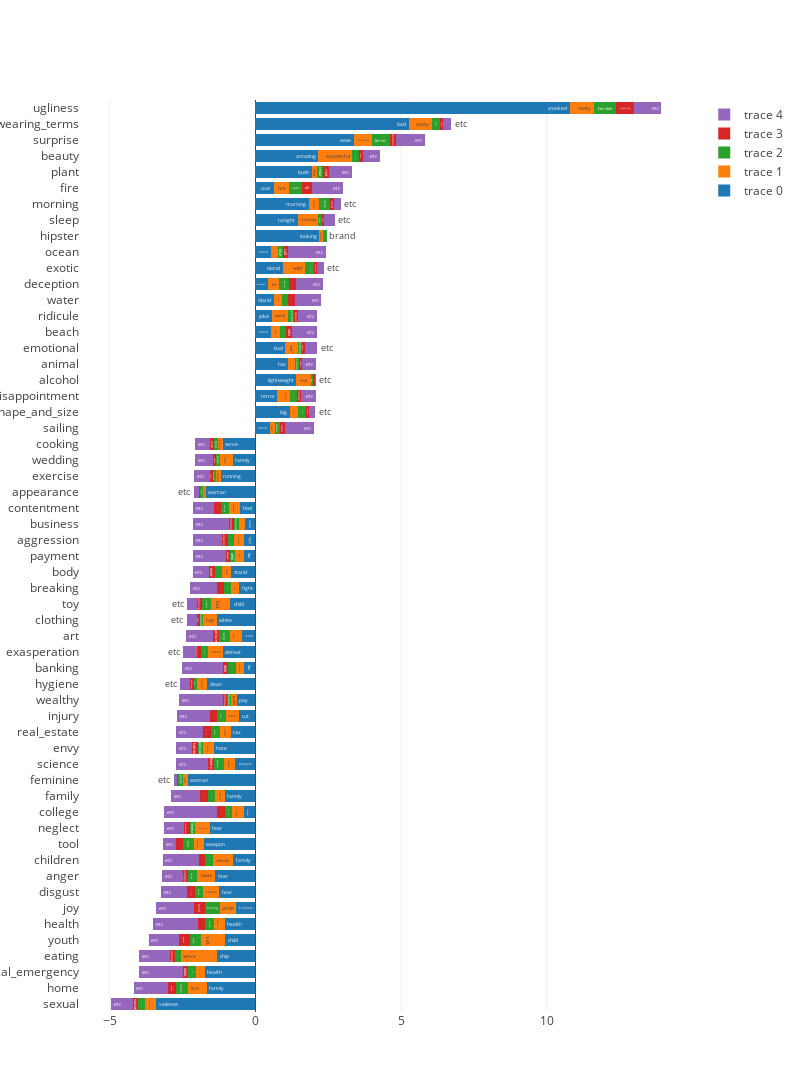

The code cell stored with this chart in its notebook:
### Code cell
concepts_names = [d[0] for d in trump_odds_ratio]
topk = 5
data = []
for i in range(topk):
    trace = Bar( x=[d[3][i][1]*d[1]/sum(c[1] for c in d[3]) for d in trump_odds_ratio],
               y=[d[0] for d in trump_odds_ratio],
               text=[d[3][i][0] for d in trump_odds_ratio],
               orientation='h')
    data.append(trace)
layout = Layout( autosize=False,
                height=1200,
                barmode='stack',
               width=800)
fig = Figure(data=data, layout=layout)
iplot(fig)

### Figure 1 — Plotly figure (JSON) as saved in the notebook; plotly's stock layout.template omitted (floating-point values rounded to 4 significant figures)
{"data": [{"orientation": "h", "text": ["violence", "family", "health", "chip", "child", "health", "kindness", "fear", "fear", "family", "weapon", "fear", "student", "family", "woman", "progress", "hate", "tax", "cut", "pay", "clean", "tax", "defeat", "learn", "white", "child", "fight", "stand", "tax", "fight", "need", "feel", "woman", "running", "family", "serve", "island", "big", "terror", "lightweight", "fox", "bad", "island", "joke", "island", "dishonest", "island", "island", "looking", "tonight", "morning", "coal", "bush", "amazing", "wow", "bad", "crooked"], "type": "bar", "x": [-3.399, -1.672, -1.738, -1.311, -1.063, -1.061, -0.6532, -1.242, -1.388, -0.7646, -1.768, -1.573, -0.3998, -1.043, -2.32, -0.7005, -1.432, -0.8462, -0.5559, -0.6378, -1.65, -0.3858, -1.115, -0.472, -1.321, -0.8642, -0.5598, -0.8302, -0.4062, -0.3788, -0.3595, -0.5332, -1.693, -1.188, -0.7715, -1.132, 0.5027, 1.177, 0.7491, 1.384, 1.132, 1.02, 0.5306, 0.5621, 0.6368, 0.4417, 0.955, 0.5307, 2.189, 1.45, 1.826, 0.6192, 1.924, 2.157, 3.393, 5.263, 10.79], "y": ["sexual", "home", "medical_emergency", "eating", "youth", "health", "joy", "disgust", "anger", "children", "tool", "neglect", "college", "family", "feminine", "science", "envy", "real_estate", "injury", "wealthy", "hygiene", "banking", "exasperation", "art", "clothing", "toy", "breaking", "body", "payment", "aggression", "business", "contentment", "appearance", "exercise", "wedding", "cooking", "sailing", "shape_and_size", "disappointment", "alcohol", "animal", "emotional", "beach", "ridicule", "water", "deception", "exotic", "ocean", "hipster", "sleep", "morning", "fire", "plant", "beauty", "surprise", "swearing_terms", "ugliness"]}, {"orientation": "h", "text": ["passion", "live", "emergency", "serve", "kid", "disability", "pride", "hateful", "hateful", "woman", "computer", "injustice", "college", "child", "girl", "class", "hateful", "debt", "break", "profit", "daily", "economy", "hatred", "create", "top", "kid", "cut", "face", "pay", "violence", "work", "kindness", "pretty", "practice", "plan", "serving", "salt", "little", "response", "shot", "dog", "sad", "resort", "dumb", "bay", "lie", "wild", "bay", "indie", "morning", "hour", "fire", "field", "wonderful", "unbelievable", "nasty", "nasty"], "type": "bar", "x": [-0.3777, -0.6347, -0.3023, -1.259, -0.8139, -0.3689, -0.5807, -0.5464, -0.6106, -0.7019, -0.3537, -0.5032, -0.3905, -0.3422, -0.1685, -0.3959, -0.3581, -0.3771, -0.4632, -0.1893, -0.3537, -0.2851, -0.5145, -0.413, -0.4719, -0.6616, -0.2896, -0.3292, -0.2826, -0.3527, -0.2078, -0.3692, -0.1135, -0.1747, -0.4352, -0.1415, 0.1676, 0.2856, 0.437, 0.5076, 0.2123, 0.4342, 0.2948, 0.5621, 0.283, 0.3637, 0.7428, 0.2359, 0.1327, 0.7055, 0.3652, 0.5307, 0.1991, 1.15, 0.6077, 0.7838, 0.83], "y": ["sexual", "home", "medical_emergency", "eating", "youth", "health", "joy", "disgust", "anger", "children", "tool", "neglect", "college", "family", "feminine", "science", "envy", "real_estate", "injury", "wealthy", "hygiene", "banking", "exasperation", "art", "clothing", "toy", "breaking", "body", "payment", "aggression", "business", "contentment", "appearance", "exercise", "wedding", "cooking", "sailing", "shape_and_size", "disappointment", "alcohol", "animal", "emotional", "beach", "ridicule", "water", "deception", "exotic", "ocean", "hipster", "sleep", "morning", "fire", "plant", "beauty", "surprise", "swearing_terms", "ugliness"]}, {"orientation": "h", "text": ["relationship", "home", "birth", "healthy", "young", "mental", "feeling", "hatred", "hatred", "child", "tool", "illness", "community", "home", "pretty", "program", "passion", "house", "hurt", "affordable", "dry", "pay", "tantrum", "color", "uniform", "imagine", "break", "hand", "debt", "attack", "business", "feeling", "built", "training", "party", "food", "sailor", "massive", "shame", "bar", "vicious", "desperate", "bay", "hypocrite", "salt", "believe", "magnificent", "blue", "brand", "hotel", "early", "light", "cedar", "beautiful", "terror", "hell", "horrible"], "type": "bar", "x": [-0.2518, -0.4117, -0.2645, -0.2098, -0.382, -0.2998, -0.5081, -0.2981, -0.3331, -0.2509, -0.3537, -0.1887, -0.2697, -0.2566, -0.1555, -0.335, -0.1953, -0.3127, -0.315, -0.1595, -0.1179, -0.2684, -0.2572, -0.3835, -0.1258, -0.3106, -0.2413, -0.2433, -0.181, -0.2155, -0.1821, -0.2871, -0.104, -0.1048, -0.1385, -0.1415, 0.1676, 0.2683, 0.2497, 0.0923, 0.1416, 0.1303, 0.2358, 0.1874, 0.2123, 0.3551, 0.3183, 0.1769, 0.1327, 0.1155, 0.3652, 0.4423, 0.1991, 0.2588, 0.6077, 0.2799, 0.7708], "y": ["sexual", "home", "medical_emergency", "eating", "youth", "health", "joy", "disgust", "anger", "children", "tool", "neglect", "college", "family", "feminine", "science", "envy", "real_estate", "injury", "wealthy", "hygiene", "banking", "exasperation", "art", "clothing", "toy", "breaking", "body", "payment", "aggression", "business", "contentment", "appearance", "exercise", "wedding", "cooking", "sailing", "shape_and_size", "disappointment", "alcohol", "animal", "emotional", "beach", "ridicule", "water", "deception", "exotic", "ocean", "hipster", "sleep", "morning", "fire", "plant", "beauty", "surprise", "swearing_terms", "ugliness"]}, {"orientation": "h", "text": ["sexual", "house", "labor", "serving", "parent", "abortion", "relief", "deplorable", "outright", "care", "machine", "resentment", "office", "best", "beautiful", "theory", "hatred", "community", "fall", "millionaire", "bathroom", "debt", "uncertainty", "picture", "shoe", "playing", "barrier", "head", "wage", "dangerous", "economy", "passion", "decent", "hike", "agree", "bowl", "lake", "small", "clearly", "stupor", "buffalo", "angry", "lake", "stupid", "beach", "false", "northern", "salt", "etc", "rest", "tired", "oil", "root", "view", "reaction", "mad", "disgusting"], "type": "bar", "x": [-0.1889, -0.2916, -0.1889, -0.1574, -0.3654, -0.2306, -0.3629, -0.2484, -0.1665, -0.2353, -0.2358, -0.1887, -0.2511, -0.2566, -0.03889, -0.1827, -0.1953, -0.2667, -0.2409, -0.1395, -0.1179, -0.1719, -0.1715, -0.177, -0.09438, -0.162, -0.222, -0.2004, -0.1457, -0.1894, -0.1588, -0.2461, -0.03783, -0.1048, -0.09891, -0.1415, 0.1676, 0.1038, 0.1249, 0.04615, 0.1062, 0.09769, 0.1769, 0.1561, 0.2123, 0.2338, 0.1061, 0.1769, 0, 0.0898, 0.1328, 0.3538, 0.1991, 0.115, 0.2026, 0.112, 0.5929], "y": ["sexual", "home", "medical_emergency", "eating", "youth", "health", "joy", "disgust", "anger", "children", "tool", "neglect", "college", "family", "feminine", "science", "envy", "real_estate", "injury", "wealthy", "hygiene", "banking", "exasperation", "art", "clothing", "toy", "breaking", "body", "payment", "aggression", "business", "contentment", "appearance", "exercise", "wedding", "cooking", "sailing", "shape_and_size", "disappointment", "alcohol", "animal", "emotional", "beach", "ridicule", "water", "deception", "exotic", "ocean", "hipster", "sleep", "morning", "fire", "plant", "beauty", "surprise", "swearing_terms", "ugliness"]}, {"orientation": "h", "text": ["etc", "etc", "etc", "etc", "etc", "etc", "etc", "etc", "etc", "etc", "etc", "etc", "etc", "etc", "etc", "etc", "etc", "etc", "etc", "etc", "etc", "etc", "etc", "etc", "etc", "etc", "etc", "etc", "etc", "etc", "etc", "etc", "etc", "etc", "etc", "etc", "etc", "etc", "etc", "etc", "etc", "etc", "etc", "etc", "etc", "etc", "etc", "etc", "n/a", "etc", "etc", "etc", "etc", "etc", "etc", "etc", "etc"], "type": "bar", "x": [-0.7554, -1.175, -1.512, -1.049, -1.046, -1.545, -1.306, -0.8942, -0.7217, -1.239, -0.4716, -0.692, -1.832, -1.016, -0.1296, -1.127, -0.5534, -0.9198, -1.13, -1.485, -0.3537, -1.417, -0.4287, -0.9439, -0.3461, -0.3376, -0.9363, -0.5583, -1.135, -0.9993, -1.226, -0.6973, -0.1702, -0.5242, -0.6449, -0.5188, 1.005, 0.225, 0.4994, 0.04615, 0.4954, 0.4342, 0.8844, 0.6558, 0.9198, 0.918, 0.2122, 1.297, 0, 0.372, 0.2324, 1.061, 0.7963, 0.604, 1.013, 0.2799, 0.9486], "y": ["sexual", "home", "medical_emergency", "eating", "youth", "health", "joy", "disgust", "anger", "children", "tool", "neglect", "college", "family", "feminine", "science", "envy", "real_estate", "injury", "wealthy", "hygiene", "banking", "exasperation", "art", "clothing", "toy", "breaking", "body", "payment", "aggression", "business", "contentment", "appearance", "exercise", "wedding", "cooking", "sailing", "shape_and_size", "disappointment", "alcohol", "animal", "emotional", "beach", "ridicule", "water", "deception", "exotic", "ocean", "hipster", "sleep", "morning", "fire", "plant", "beauty", "surprise", "swearing_terms", "ugliness"]}], "layout": {"autosize": false, "barmode": "stack", "height": 1200, "width": 800}}
